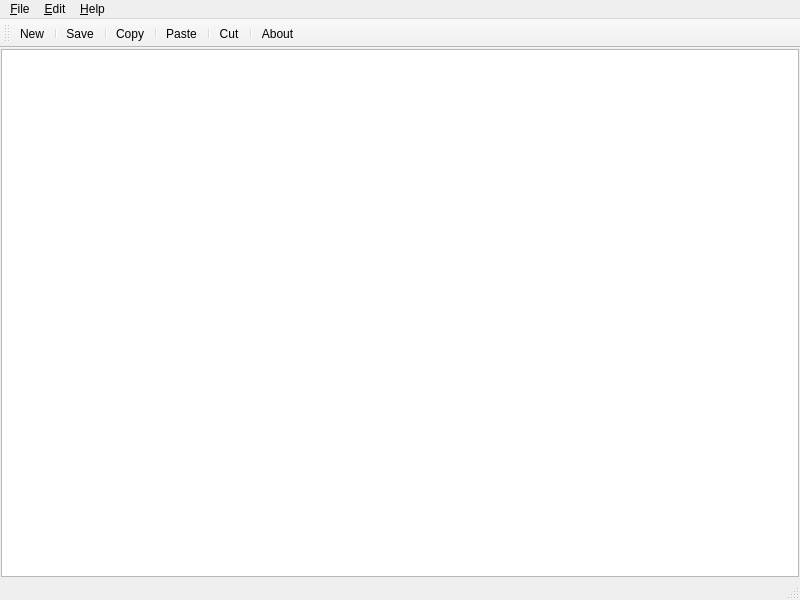
<?xml version="1.0" encoding="UTF-8"?>
<ui version="4.0">
 <class>MainWindow</class>
 <widget class="QMainWindow" name="MainWindow">
  <property name="geometry">
   <rect>
    <x>0</x>
    <y>0</y>
    <width>800</width>
    <height>600</height>
   </rect>
  </property>
  <property name="windowTitle">
   <string>Sample Editor</string>
  </property>
  <widget class="QWidget" name="centralwidget">
   <layout class="QVBoxLayout" name="verticalLayout">
    <property name="leftMargin">
     <number>1</number>
    </property>
    <property name="topMargin">
     <number>1</number>
    </property>
    <property name="rightMargin">
     <number>1</number>
    </property>
    <property name="bottomMargin">
     <number>1</number>
    </property>
    <item>
     <widget class="QTextEdit" name="textEdit"/>
    </item>
   </layout>
  </widget>
  <widget class="QMenuBar" name="menubar">
   <property name="geometry">
    <rect>
     <x>0</x>
     <y>0</y>
     <width>800</width>
     <height>22</height>
    </rect>
   </property>
   <widget class="QMenu" name="menuFile">
    <property name="title">
     <string>&amp;File</string>
    </property>
    <widget class="QMenu" name="menu_Open_Recent">
     <property name="title">
      <string>&amp;Open &amp;Recent</string>
     </property>
    </widget>
    <addaction name="action_New"/>
    <addaction name="separator"/>
    <addaction name="action_Open"/>
    <addaction name="menu_Open_Recent"/>
    <addaction name="separator"/>
    <addaction name="action_Save"/>
    <addaction name="separator"/>
    <addaction name="action_Exit"/>
   </widget>
   <widget class="QMenu" name="menu_Edit">
    <property name="title">
     <string>&amp;Edit</string>
    </property>
    <addaction name="action_Copy"/>
    <addaction name="action_Paste"/>
    <addaction name="action_Cut"/>
    <addaction name="separator"/>
    <addaction name="action_Find_and_Repleace"/>
   </widget>
   <widget class="QMenu" name="menu_Help">
    <property name="title">
     <string>&amp;Help</string>
    </property>
    <addaction name="action_About"/>
   </widget>
   <addaction name="menuFile"/>
   <addaction name="menu_Edit"/>
   <addaction name="menu_Help"/>
  </widget>
  <widget class="QStatusBar" name="statusbar"/>
  <widget class="QToolBar" name="toolBar">
   <property name="windowTitle">
    <string>toolBar</string>
   </property>
   <attribute name="toolBarArea">
    <enum>TopToolBarArea</enum>
   </attribute>
   <attribute name="toolBarBreak">
    <bool>false</bool>
   </attribute>
   <addaction name="action_New"/>
   <addaction name="separator"/>
   <addaction name="action_Save"/>
   <addaction name="separator"/>
   <addaction name="action_Copy"/>
   <addaction name="separator"/>
   <addaction name="action_Paste"/>
   <addaction name="separator"/>
   <addaction name="action_Cut"/>
   <addaction name="separator"/>
   <addaction name="action_About"/>
  </widget>
  <action name="action_New">
   <property name="icon">
    <iconset>
     <normaloff>resources/file-new.png</normaloff>resources/file-new.png</iconset>
   </property>
   <property name="text">
    <string>&amp;New...</string>
   </property>
   <property name="toolTip">
    <string>Create a New Document</string>
   </property>
   <property name="shortcut">
    <string>Ctrl+C</string>
   </property>
  </action>
  <action name="action_Open">
   <property name="icon">
    <iconset>
     <normaloff>resources/file-open.png</normaloff>resources/file-open.png</iconset>
   </property>
   <property name="text">
    <string>&amp;Open...</string>
   </property>
   <property name="toolTip">
    <string>Open a Document</string>
   </property>
   <property name="shortcut">
    <string>Ctrl+O</string>
   </property>
  </action>
  <action name="action_Save">
   <property name="icon">
    <iconset>
     <normaloff>resources/file-save.png</normaloff>resources/file-save.png</iconset>
   </property>
   <property name="text">
    <string>&amp;Save...</string>
   </property>
   <property name="toolTip">
    <string>Save  the Current Document</string>
   </property>
   <property name="shortcut">
    <string>Ctrl+S</string>
   </property>
  </action>
  <action name="action_Exit">
   <property name="icon">
    <iconset>
     <normaloff>resources/file-exit.png</normaloff>resources/file-exit.png</iconset>
   </property>
   <property name="text">
    <string>&amp;Exit</string>
   </property>
  </action>
  <action name="action_Copy">
   <property name="icon">
    <iconset>
     <normaloff>resources/edit-copy.png</normaloff>resources/edit-copy.png</iconset>
   </property>
   <property name="text">
    <string>&amp;Copy</string>
   </property>
   <property name="toolTip">
    <string>Copy file</string>
   </property>
   <property name="shortcut">
    <string>Ctrl+C</string>
   </property>
  </action>
  <action name="action_Paste">
   <property name="icon">
    <iconset>
     <normaloff>resources/edit-paste.png</normaloff>resources/edit-paste.png</iconset>
   </property>
   <property name="text">
    <string>&amp;Paste</string>
   </property>
   <property name="shortcut">
    <string>Ctrl+V</string>
   </property>
  </action>
  <action name="action_Cut">
   <property name="icon">
    <iconset>
     <normaloff>resources/edit-cut.png</normaloff>resources/edit-cut.png</iconset>
   </property>
   <property name="text">
    <string>&amp;Cut</string>
   </property>
   <property name="shortcut">
    <string>Ctrl+X</string>
   </property>
  </action>
  <action name="action_Find_and_Repleace">
   <property name="text">
    <string>&amp;Find and &amp;Repleace...</string>
   </property>
   <property name="shortcut">
    <string>Ctrl+F</string>
   </property>
  </action>
  <action name="action_About">
   <property name="icon">
    <iconset>
     <normaloff>resources/help-content.png</normaloff>resources/help-content.png</iconset>
   </property>
   <property name="text">
    <string>&amp;About...</string>
   </property>
  </action>
 </widget>
 <resources/>
 <connections/>
</ui>
